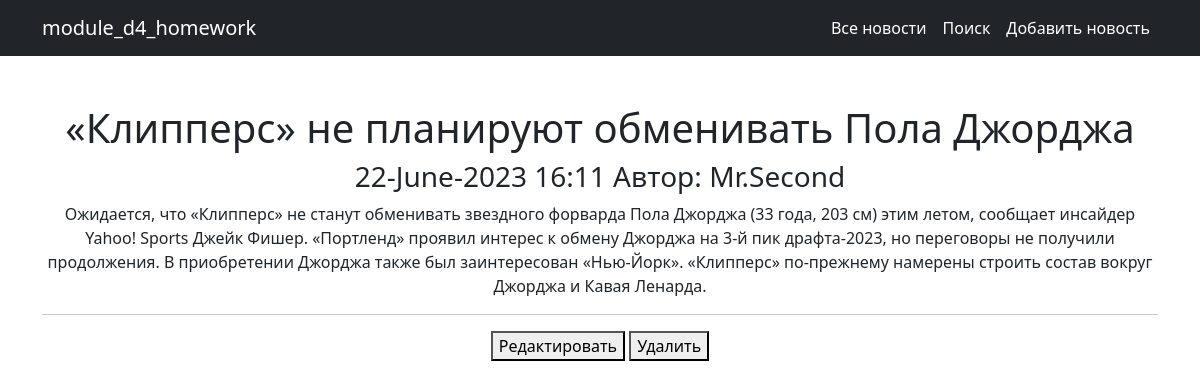
/news/6, run on the app's committed database.
### news/models.py (models this page shows, shortened)
class Post(models.Model):
    news = 'NW'
    article = 'AR'
    TYPES = [
        (news, 'Новость'),
        (article, 'Статья'),
    ]
    author = models.ForeignKey(Author, on_delete=models.CASCADE)
    categoryType = models.CharField(max_length=2, choices=TYPES, default=news)
    dateCreation = models.DateTimeField(auto_now_add=True)
    postCategory = models.ManyToManyField(Category, through='PostCategory')
    title = models.CharField(max_length=128)
    text = models.TextField()
    rating = models.SmallIntegerField(default=0)

class Author(models.Model):
    authorUser = models.OneToOneField(User, on_delete=models.CASCADE)
    ratingAuthor = models.SmallIntegerField(default=0)
    def __str__(self):
        return self.authorUser.username

### news/views.py (the view)
# urls.py: path('<int:pk>', NewsDetail.as_view(), name='news_detail'),
class NewsDetail(DetailView):
    model = Post
    template_name = 'det_news.html'
    context_object_name = 'det_news'

### news/templatetags/custom_filters.py (called while the page is built)
@register.filter(name='censor')
def censor(text):
    forbidden_vocabulary = ['nba', 'нба']
    for i in forbidden_vocabulary:
        text = text.replace(i, '<!запрещенная в РФ организация>')
        text = text.replace(i.upper(), '<!запрещенная в РФ организация>')
    return text

### templates/det_news.html (shortened to what this page needs)
{% extends 'flatpages/default.html' %}
{% load custom_filters %}
{% block content %}
<h1>{{ det_news.title|censor }}</h1>
<h3>{{ det_news.dateCreation|date:'d-N-Y H:i' }} Автор: {{ det_news.author }}</h3>
<p>{{ det_news.text|censor }}</p>
<hr>
<a href="{% url 'post_update' det_news.id %}"><button>Редактировать</button></a>
<a href="{% url 'post_delete' det_news.id %}"><button>Удалить</button></a>
{% endblock content %}

### data on the page
Post: title|censor "«Клипперс» не планируют обменивать Пола Джорджа", dateCreation "22-June-2023 16:11", author "Mr.Second", text|censor "Ожидается, что «Клипперс» не станут обменивать звездного форварда Пола Джорджа (33 года, 203 см) этим летом, сообщает инсайдер Yahoo! Sports Джейк Фишер. «Портленд» проявил интерес к обмену Джорджа на 3-й пик драфта-2023, но переговоры не получили продолжения. В приобретении Джорджа также был заинтересован «Нью-Йорк». «Клипперс» по-прежнему намерены строить состав вокруг Джорджа и Кавая Ленарда."
